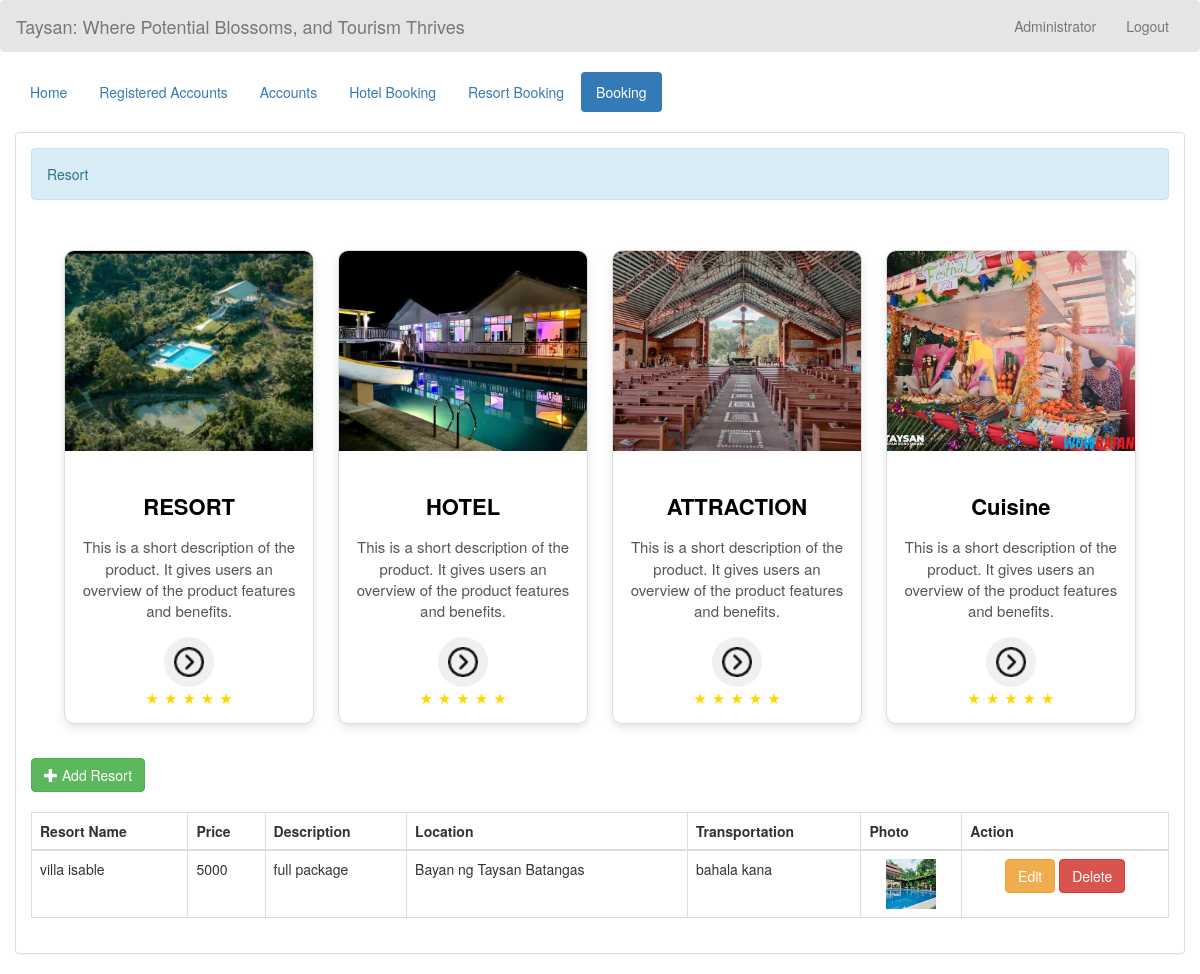
Screenshot of /admin/resort.php (signed in) with the database file from the repository.
### tables this page shows
CREATE TABLE `resort` (
  `resort_id` int(100) NOT NULL,
  `resort_name` varchar(200) NOT NULL,
  `price` varchar(200) NOT NULL,
  `descr` varchar(200) NOT NULL,
  `location` varchar(200) NOT NULL,
  `transportation` varchar(200) NOT NULL,
  `photo` varchar(200) NOT NULL
);

### admin_query/name.php (called while the page is built)
<?php
	require '../connection/connect.php';
	$query = $conn->query("SELECT * FROM `admin` WHERE `admin_id` = '$_SESSION[admin_id]'") or die(mysqli_error());
	$fetch = $query->fetch_array();
	$name = $fetch['name'];
?>

### admin/resort.php (the view, shortened to what this page needs)
<!DOCTYPE html>
<?php
	require '../admin_query/name.php';
?>
<html lang = "en">
	<head>
		<link rel = "stylesheet" type = "text/css" href = "../css/bootstrap.css " />
		<link rel = "stylesheet" type = "text/css" href = "../css/style.css" />
		<link rel="stylesheet"  type="text/css" href="../css/css_footer.css">
	</head>
<body>
	<nav style = "background-color:rgba(0, 0, 0, 0.1);" class = "navbar navbar-default">
		<div  class = "container-fluid">
			<div class = "navbar-header">
            <a class = "navbar-brand" >Taysan: Where Potential Blossoms, and Tourism Thrives</a>
			</div>
			<ul class = "nav navbar-nav pull-right ">
				<li class = "dropdown">
					<a class="dropdown-toggle" data-toggle="dropdown" role="button" aria-haspopup="true" aria-expanded="false"></i> <?php echo $name;?></a>
				</li>
				<li><a href = "index.php">Logout</a></li>
			</ul>
		</div>
	</nav>
	<div class = "container-fluid">
		<ul class = "nav nav-pills">
		<li><a href = "home.php">Home</a></li>
			<li class = ""><a href = "registered_user.php">Registered Accounts</a></li>
			<li><a href = "account.php">Accounts</a></li>
			<li  class = ""><a href = "reserve.php">Hotel Booking</a></li>
			<li><a href = "reserve_resort.php">Resort Booking</a></li>
			<li class = "active"><a href = "room.php">Booking</a></li>
		</ul>
	</div>
	<br />
	<div class = "container-fluid">
		<div class = "panel panel-default">
			<div class = "panel-body">
				<div class = "alert alert-info">Resort </div>
        <a href="resort.php" style="text-decoration: none;">
		<div style="padding: 20px; text-align: center;">
        <div style="display: inline-block; width: 250px; border: 1px solid #ddd; border-radius: 10px; overflow: hidden; box-shadow: 0 4px 8px rgba(0, 0, 0, 0.1); background-color: #fff; margin: 10px; transition: all 0.3s ease;"
            onmouseover="this.style.boxShadow='0 8px 16px rgba(0, 0, 0, 0.2)'; this.style.transform='scale(1.05)';"
            onmouseout="this.style.boxShadow='0 4px 8px rgba(0, 0, 0, 0.1)'; this.style.transform='scale(1)';">
            <img src="image/resort.jpg" alt="Product Image" style="width: 100%; height: 200px; object-fit: cover; transition: all 0.3s ease;"
                onmouseover="this.style.transform='scale(1.1)';"
                onmouseout="this.style.transform='scale(1)';">
            <div style="padding: 15px; text-align: center;">
                <h3 style="font-size: 2.2rem; margin-bottom: 10px; font-weight: bold; color: black;">RESORT</h3>
                <p style="font-size: 1.5rem; color: #555; margin-bottom: 15px;">This is a short description of the product. It gives users an overview of the product features and benefits.</p>
                <button onclick="window.location.href='resort.php'" style="border: none; background-color: #f0f0f0; padding: 10px; border-radius: 50%; cursor: pointer; transition: all 0.3s ease;"
                        onmouseover="this.style.backgroundColor='#ddd'; this.style.transform='scale(1.1)';"
                        onmouseout="this.style.backgroundColor='#f0f0f0'; this.style.transform='scale(1)';">
                    <img src="image/next.png" alt="Button Image" style="width: 30px; height: 30px;">
                </button>
                <div style="display: flex; justify-content: center; gap: 5px;">
                    <span style="font-size: 1.5rem; color: #FFD700;">★</span>
                    <span style="font-size: 1.5rem; color: #FFD700;">★</span>
                    <span style="font-size: 1.5rem; color: #FFD700;">★</span>
                    <span style="font-size: 1.5rem; color: #FFD700;">★</span>
                    <span style="font-size: 1.5rem; color: #FFD700;">★</span>
                </div>
            </div>
            </div>
            </a>
            <a href="room.php" style="text-decoration: none;">
            <div style="display: inline-block; width: 250px; border: 1px solid #ddd; border-radius: 10px; overflow: hidden; box-shadow: 0 4px 8px rgba(0, 0, 0, 0.1); background-color: #fff; margin: 10px; transition: all 0.3s ease;"
                onmouseover="this.style.boxShadow='0 8px 16px rgba(0, 0, 0, 0.2)'; this.style.transform='scale(1.05)';"
                onmouseout="this.style.boxShadow='0 4px 8px rgba(0, 0, 0, 0.1)'; this.style.transform='scale(1)';">
                <img src="image/hotel.jpg" alt="Product Image" style="width: 100%; height: 200px; object-fit: cover; transition: all 0.3s ease;"
                    onmouseover="this.style.transform='scale(1.1)';"
                    onmouseout="this.style.transform='scale(1)';">
                <div style="padding: 15px; text-align: center;">
                    <h3 style="font-size: 2.2rem; margin-bottom: 10px; font-weight: bold; color: black;">HOTEL</h3>
                    <p style="font-size: 1.5rem; color: #555; margin-bottom: 15px;">This is a short description of the product. It gives users an overview of the product features and benefits.</p>
                    <button onclick="window.location.href='room.php'" style="border: none; background-color: #f0f0f0; padding: 10px; border-radius: 50%; cursor: pointer; transition: all 0.3s ease;"
                            onmouseover="this.style.backgroundColor='#ddd'; this.style.transform='scale(1.1)';"
                            onmouseout="this.style.backgroundColor='#f0f0f0'; this.style.transform='scale(1)';">
                        <img src="image/next.png" alt="Button Image" style="width: 30px; height: 30px;">
                    </button>
                    <div style="display: flex; justify-content: center; gap: 5px;">
                        <span style="font-size: 1.5rem; color: #FFD700;">★</span>
                        <span style="font-size: 1.5rem; color: #FFD700;">★</span>
                        <span style="font-size: 1.5rem; color: #FFD700;">★</span>
                        <span style="font-size: 1.5rem; color: #FFD700;">★</span>
                        <span style="font-size: 1.5rem; color: #FFD700;">★</span>
                    </div>
                </div>
                </div>
            </a>
            <a href="attraction.php" style="text-decoration: none;">
<div style="display: inline-block; width: 250px; border: 1px solid #ddd; border-radius: 10px; overflow: hidden; box-shadow: 0 4px 8px rgba(0, 0, 0, 0.1); background-color: #fff; margin: 10px; transition: all 0.3s ease;"
     onmouseover="this.style.boxShadow='0 8px 16px rgba(0, 0, 0, 0.2)'; this.style.transform='scale(1.05)';"
     onmouseout="this.style.boxShadow='0 4px 8px rgba(0, 0, 0, 0.1)'; this.style.transform='scale(1)';">
    <img src="image/attraction.jpg" alt="Product Image" style="width: 100%; height: 200px; object-fit: cover; transition: all 0.3s ease;"
         onmouseover="this.style.transform='scale(1.1)';"
         onmouseout="this.style.transform='scale(1)';">
    <div style="padding: 15px; text-align: center;">
        <h3 style="font-size: 2.2rem; margin-bottom: 10px; font-weight: bold; color: black;">ATTRACTION</h3>
        <p style="font-size: 1.5rem; color: #555; margin-bottom: 15px;">This is a short description of the product. It gives users an overview of the product features and benefits.</p>
        <button onclick="window.location.href='attraction.php'" style="border: none; background-color: #f0f0f0; padding: 10px; border-radius: 50%; cursor: pointer; transition: all 0.3s ease;"
                onmouseover="this.style.backgroundColor='#ddd'; this.style.transform='scale(1.1)';"
                onmouseout="this.style.backgroundColor='#f0f0f0'; this.style.transform='scale(1)';">
            <img src="image/next.png" alt="Button Image" style="width: 30px; height: 30px;">
        </button>
        <div style="display: flex; justify-content: center; gap: 5px;">
            <span style="font-size: 1.5rem; color: #FFD700;">★</span>
            <span style="font-size: 1.5rem; color: #FFD700;">★</span>
            <span style="font-size: 1.5rem; color: #FFD700;">★</span>
            <span style="font-size: 1.5rem; color: #FFD700;">★</span>
            <span style="font-size: 1.5rem; color: #FFD700;">★</span>
        </div>
    </div>
</div>
</a>
<a href="cuisine.php" style="text-decoration: none;">
           <div style="display: inline-block; width: 250px; border: 1px solid #ddd; border-radius: 10px; overflow: hidden; box-shadow: 0 4px 8px rgba(0, 0, 0, 0.1); background-color: #fff; margin: 10px; transition: all 0.3s ease;"
                onmouseover="this.style.boxShadow='0 8px 16px rgba(0, 0, 0, 0.2)'; this.style.transform='scale(1.05)';"
                onmouseout="this.style.boxShadow='0 4px 8px rgba(0, 0, 0, 0.1)'; this.style.transform='scale(1)';">
                <img src="image/cuisine.jpg" alt="Product Image" style="width: 100%; height: 200px; object-fit: cover; transition: all 0.3s ease;"
                    onmouseover="this.style.transform='scale(1.1)';"
                    onmouseout="this.style.transform='scale(1)';">
                <div style="padding: 15px; text-align: center;">
                    <h3 style="font-size: 2.2rem; margin-bottom: 10px; font-weight: bold; color: black;">Cuisine</h3>
                    <p style="font-size: 1.5rem; color: #555; margin-bottom: 15px;">This is a short description of the product. It gives users an overview of the product features and benefits.</p>
                    <button onclick="window.location.href='cuisine.php'" style="border: none; background-color: #f0f0f0; padding: 10px; border-radius: 50%; cursor: pointer; transition: all 0.3s ease;"
                            onmouseover="this.style.backgroundColor='#ddd'; this.style.transform='scale(1.1)';"
                            onmouseout="this.style.backgroundColor='#f0f0f0'; this.style.transform='scale(1)';">
                        <img src="image/next.png" alt="Button Image" style="width: 30px; height: 30px;">
                    </button>
                    <div style="display: flex; justify-content: center; gap: 5px;">
                        <span style="font-size: 1.5rem; color: #FFD700;">★</span>
                        <span style="font-size: 1.5rem; color: #FFD700;">★</span>
                        <span style="font-size: 1.5rem; color: #FFD700;">★</span>
                        <span style="font-size: 1.5rem; color: #FFD700;">★</span>
                        <span style="font-size: 1.5rem; color: #FFD700;">★</span>
                    </div>
                </div>
                </div>
                </a>
        </div>
		<div>
				<a class = "btn btn-success" href = "add_resort.php"><i class = "glyphicon glyphicon-plus"></i> Add Resort</a>
				<br />
				<br />
				<table id = "table" class = "table table-bordered">
					<thead>
						<tr>
							<th>Resort Name</th>
							<th>Price</th>
							<th>Description</th>
                            <th>Location</th>
                            <th>Transportation</th>
							<th>Photo</th>
							<th>Action</th>
						</tr>
					</thead>
					<tbody>
					<?php
						$query = $conn->query("SELECT * FROM `resort`") or die(mysqli_error());
						while($fetch = $query->fetch_array()){
					?>
						<tr>
							<td><?php echo $fetch['resort_name']?></td>
							<td><?php echo $fetch['price']?></td>
							<td><?php echo $fetch['descr']?></td>
                            <td><?php echo $fetch['location']?></td>
							<td><?php echo $fetch['transportation']?></td>
							<td><center><img src = "../photo/<?php echo $fetch['photo']?>" height = "50" width = "50"/></center></td>
							<td><center><a class = "btn btn-warning" href = "edit_resort.php?resort_id=<?php echo $fetch['resort_id']?>"></i> Edit</a> <a class = "btn btn-danger" onclick = "confirmationDelete(this); return false;" href = "../admin_query/delete_resort.php?resort_id=<?php echo $fetch['resort_id']?>"> Delete</a></center></td>
						</tr>
					<?php
						}
					?>
					</tbody>
				</table>
			</div>
		</div>
	</div>
</body>
</html>

### css/css_footer.css (style rules this page uses)
:root { --transition: all 0.7s ease; --yellow: #f9d342; --dark: #292826; }
html { scroll-behavior: smooth; }
h1, h2, h3, h4, h5, h6 { padding: 8px 0; }

### rows the page displays
resort: resort_name "villa isable", price "5000", descr "full package", location "Bayan ng Taysan Batangas", transportation "bahala kana", photo (picture)

### other values shown
$name "Administrator"
